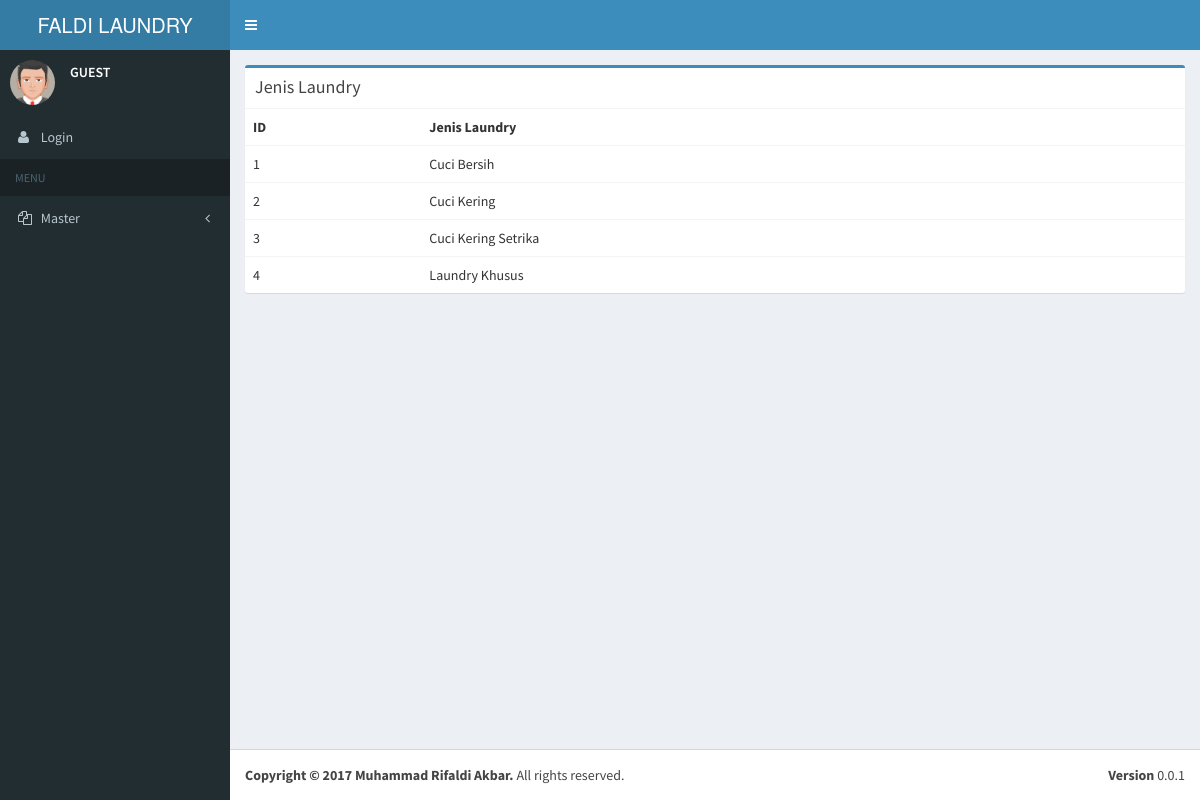
The app's page /Aplikasi/laundry/index.php?pages=jenis with its own data.
### tables this page shows
CREATE TABLE `jenislaundry` (
  `IDJenisLaundry` int(5) NOT NULL,
  `NmJenisLaundry` varchar(50) NOT NULL
);

### Aplikasi/laundry/pages/jenis.php (the view, shortened to what this page needs)
<div class="row">
            <div class="col-xs-12">
              <div class="box box-primary">
                <div class="box-header">
                  <h3 class="box-title">Jenis Laundry</h3>
                </div>
                <div class="box-body table-responsive no-padding">
                  <table class="table table-hover">
                    <tr>
                      <th>ID</th>
                      <th>Jenis Laundry</th>
                    </tr>
					<?php
					include('koneksi.php');
					$query = mysqli_query($connection, 'SELECT * FROM jenislaundry');
					if($query)
					{
						while($row = mysqli_fetch_row($query))
						{
							?>
							<tr>
							<td><?php echo $row[0]; ?></td>
							<td><?php echo $row[1]; ?></td>
							</tr>
							<?php
						}
					}
					?>
                  </table>
                </div>
              </div>
            </div>
          </div>

### records on screen
jenislaundry: IDJenisLaundry "1", NmJenisLaundry "Cuci Bersih"
jenislaundry: IDJenisLaundry "2", NmJenisLaundry "Cuci Kering"
jenislaundry: IDJenisLaundry "3", NmJenisLaundry "Cuci Kering Setrika"
jenislaundry: IDJenisLaundry "4", NmJenisLaundry "Laundry Khusus"
